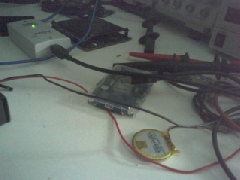
#> input picture scripts/MSX-Test/images/RGB.png, 240 x 180 px
$ python app.py   (older library calls are emulated)
#> lines starting #> are read from the running program, lines starting #| are printed output that depends on the picture
"""
MSX (Multi-Spectral Dynamic Imaging) - FLIR-style edge overlay.

How FLIR MSX works (and how this differs from a plain dark-line overlay)
------------------------------------------------------------------------
A naive approach draws Canny edges as black lines on top of the thermal
image.  That looks artificial because the lines are binary (on/off) and
always black, regardless of the thermal background.

FLIR MSX uses a SIGNED Sobel-gradient emboss technique instead:
  1. Compute Sobel gradients Gx, Gy from the visible-light image.
  2. Project the gradient onto a simulated light direction:
         emboss = Gx * cos(angle) + Gy * sin(angle)
     Result: +1 on the "lit" slope of an edge, -1 on the "shadow" slope.
  3. Add the signed emboss to every channel of the thermal image:
         MSX = clip(thermal + strength * emboss)

Because the addition is signed and averages to zero across each edge,
the thermal palette is preserved.  Edges appear as a bright/dark relief
("engraving") rather than flat black lines.

Optional Canny mask: when Canny threshold > 0 the emboss is zeroed in
areas without real edges, reducing noise in smooth regions.

Camera geometry
---------------
  RGB camera  : HFOV = 72 deg
  Thermal cam : HFOV = 57 deg
  Baseline    : 11.2 mm (horizontal separation)

Controls (trackbars)
--------------------
  Distance (cm)  - estimated subject distance (drives parallax correction)
  H-offset fine  - manual horizontal fine-tuning [+- 40 px]
  V-offset fine  - manual vertical   fine-tuning [+- 40 px]
  Strength %     - overlay intensity (0 = off, 100 = +-80 intensity levels)
  Light angle    - emboss illumination direction [0-360 deg]
                   45 deg (top-left) is the classic FLIR-like look.
  Sigma x10      - Gaussian pre-blur sigma * 10 (e.g. 10 -> sigma=1.0)
                   Lower = finer texture; higher = only large edges.
  Canny thresh   - Canny low threshold; 0 disables the Canny mask entirely.

Keys
----
  S     - save msx_output.png
  Q/Esc - quit
"""

import math
import os

import cv2
import numpy as np

# ---------------------------------------------------------------------------
# Camera geometry
# ---------------------------------------------------------------------------
RGB_HFOV_DEG     = 72.0   # horizontal FOV of the visible camera [deg]
THERMAL_HFOV_DEG = 57.0   # horizontal FOV of the thermal camera [deg]
BASELINE_MM      = 11.2   # lateral camera separation [mm]

# ---------------------------------------------------------------------------
# File paths
# ---------------------------------------------------------------------------
SCRIPT_DIR   = os.path.dirname(os.path.abspath(__file__))
RGB_PATH     = os.path.join(SCRIPT_DIR, "images", "RGB.png")
THERMAL_PATH = os.path.join(SCRIPT_DIR, "images", "Thermal.png")
OUTPUT_PATH  = os.path.join(SCRIPT_DIR, "msx_output.png")

# ---------------------------------------------------------------------------
# Load images
# ---------------------------------------------------------------------------
_rgb_orig     = cv2.imread(RGB_PATH)
#> _rgb_orig is the input picture: shape (180, 240, 3); mean B, G, R 106.1, 109.5, 103.1
_thermal_orig = cv2.imread(THERMAL_PATH)
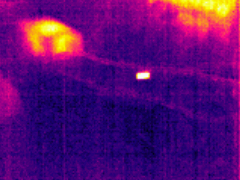
#> input picture scripts/MSX-Test/images/Thermal.png, 240 x 180 px
#> _thermal_orig is the input picture: shape (180, 240, 3); mean B, G, R 114.9, 12, 91.4

if _rgb_orig is None or _thermal_orig is None:
    raise FileNotFoundError("Could not load images from the 'images' folder.")

T_H, T_W = _thermal_orig.shape[:2]   # thermal resolution (reference size)
#> T_H = 180; T_W = 240
R_H, R_W = _rgb_orig.shape[:2]
#> R_H = 180; R_W = 240

# ---------------------------------------------------------------------------
# Focal lengths [px]:  f = W / (2 * tan(HFOV/2))
# ---------------------------------------------------------------------------
F_RGB     = R_W / (2.0 * math.tan(math.radians(RGB_HFOV_DEG     / 2.0)))
#> F_RGB = 165.2
F_THERMAL = T_W / (2.0 * math.tan(math.radians(THERMAL_HFOV_DEG / 2.0)))
#> F_THERMAL = 221

# ---------------------------------------------------------------------------
# Pre-warp: crop RGB to the angular extent of the thermal FOV, then rescale.
#   crop_w = 2 * F_RGB * tan(THERMAL_HFOV/2)
# ---------------------------------------------------------------------------
crop_w = int(round(2.0 * F_RGB * math.tan(math.radians(THERMAL_HFOV_DEG / 2.0))))
#> crop_w = 179
crop_h = int(round(crop_w * (T_H / T_W)))
#> crop_h = 134

crop_w = min(crop_w, R_W)
crop_h = min(crop_h, R_H)

cx0 = (R_W - crop_w) // 2
#> cx0 = 30
cy0 = (R_H - crop_h) // 2
#> cy0 = 23

_rgb_cropped = _rgb_orig[cy0 : cy0 + crop_h, cx0 : cx0 + crop_w]
_rgb_scaled  = cv2.resize(_rgb_cropped, (T_W, T_H), interpolation=cv2.INTER_AREA)
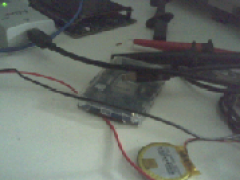
#> _rgb_scaled: shape (180, 240, 3); mean B, G, R 105.2, 111, 104.9

print("RGB     : {}x{}  f={:.1f} px".format(R_W, R_H, F_RGB))
#| RGB     : 240x180  f=165.2 px
print("Thermal : {}x{}  f={:.1f} px".format(T_W, T_H, F_THERMAL))
#| Thermal : 240x180  f=221.0 px
print("RGB crop for thermal FOV: {}x{}  -> rescaled to {}x{}".format(
      crop_w, crop_h, T_W, T_H))
#| RGB crop for thermal FOV: 179x134  -> rescaled to 240x180


# ---------------------------------------------------------------------------
# MSX core
# ---------------------------------------------------------------------------
def compute_msx(
    rgb_scaled,
    thermal,
    dist_mm,
    h_fine,
    v_fine,
    strength_pct,
    light_angle_deg,
    sigma10,
    canny_thresh,
):
    """
    Returns (msx_image, rgb_aligned, emboss_vis).

    Parallax model
    --------------
    Horizontal shift in thermal pixels for a baseline B and distance D:
        dx = B * F_thermal / D
    The sign assumes the RGB camera is to the right of the thermal camera.
    """
    h, w = thermal.shape[:2]

    # -- 1. Parallax-correct the pre-warped RGB --------------------------------
    parallax_px = (BASELINE_MM * F_THERMAL / dist_mm) if dist_mm > 0.0 else 0.0
    dx = int(round(parallax_px)) + h_fine
    dy = v_fine

    M = np.float32([[1, 0, dx], [0, 1, dy]])
    rgb_aligned = cv2.warpAffine(
        rgb_scaled, M, (w, h),
        flags=cv2.INTER_LINEAR,
        borderMode=cv2.BORDER_REPLICATE,
    )

    # -- 2. Grayscale + Gaussian pre-blur -------------------------------------
    sigma       = max(0.1, sigma10 / 10.0)
    gray        = cv2.cvtColor(rgb_aligned, cv2.COLOR_BGR2GRAY).astype(np.float32)
    gray_smooth = cv2.GaussianBlur(gray, (0, 0), sigma)

    # -- 3. Sobel gradients ---------------------------------------------------
    gx = cv2.Sobel(gray_smooth, cv2.CV_32F, 1, 0, ksize=3)
    gy = cv2.Sobel(gray_smooth, cv2.CV_32F, 0, 1, ksize=3)

    # -- 4. Project onto light direction (signed emboss) ----------------------
    #   emboss = Gx * cos(angle) + Gy * sin(angle)
    #   Positive on the "lit" slope, negative on the "shadow" slope.
    angle_rad = math.radians(light_angle_deg)
    emboss    = gx * math.cos(angle_rad) + gy * math.sin(angle_rad)

    # -- 5. Optional Canny mask -----------------------------------------------
    #   Zeroes the emboss in areas without real edges, reducing gradient noise
    #   in textured regions (fabric, wood grain, etc.).
    if canny_thresh > 0:
        gray_u8   = np.clip(gray_smooth, 0, 255).astype(np.uint8)
        edges     = cv2.Canny(gray_u8, canny_thresh, canny_thresh * 2)
        edges_dil = cv2.dilate(edges, np.ones((3, 3), np.uint8), iterations=1)
        emboss    = emboss * (edges_dil.astype(np.float32) / 255.0)

    # -- 6. Normalize using the 99th percentile of |emboss| -------------------
    #   Clips outlier gradients so the mean edge has close to full strength.
    p99 = float(np.percentile(np.abs(emboss), 99))
    if p99 > 1e-6:
        emboss = emboss / p99
    emboss = np.clip(emboss, -1.0, 1.0)

    # -- 7. Add signed emboss to thermal --------------------------------------
    #   strength_pct = 100 -> max +-80 intensity levels added to thermal.
    #   Signed addition preserves the mean thermal value per edge (it just
    #   adds contrast), unlike multiplicative darkening which shifts the mean.
    strength_px = strength_pct / 100.0 * 80.0
    thermal_f   = thermal.astype(np.float32)
    msx         = np.clip(
        thermal_f + strength_px * emboss[:, :, np.newaxis],
        0.0, 255.0,
    ).astype(np.uint8)

    # Visualise emboss: map [-1, 1] -> [0, 255] grey image for the debug panel
    emboss_vis = np.clip(emboss * 127.0 + 128.0, 0, 255).astype(np.uint8)
    emboss_vis = cv2.cvtColor(emboss_vis, cv2.COLOR_GRAY2BGR)

    return msx, rgb_aligned, emboss_vis


# ---------------------------------------------------------------------------
# GUI
# ---------------------------------------------------------------------------
WIN = "MSX - Q/Esc: quit | S: save"
cv2.namedWindow(WIN, cv2.WINDOW_NORMAL)
cv2.resizeWindow(WIN, T_W * 4, T_H + 120)

cv2.createTrackbar("Distance (cm)",  WIN,  50, 500, lambda _: None)

FINE_CENTRE = 40
cv2.createTrackbar("H-offset fine",  WIN, FINE_CENTRE, FINE_CENTRE * 2, lambda _: None)
cv2.createTrackbar("V-offset fine",  WIN, FINE_CENTRE, FINE_CENTRE * 2, lambda _: None)

cv2.createTrackbar("Strength %",     WIN,  60, 100, lambda _: None)
# 45 deg = top-left illumination (classic engraving look)
cv2.createTrackbar("Light angle",    WIN,  45, 360, lambda _: None)
# Sigma * 10: value 10 -> sigma=1.0 px
cv2.createTrackbar("Sigma x10",      WIN,  10,  50, lambda _: None)
# Canny low threshold; 0 = no Canny mask (pure gradient emboss)
cv2.createTrackbar("Canny thresh",   WIN,   0, 150, lambda _: None)


def get_tb(name):
    return cv2.getTrackbarPos(name, WIN)


FONT       = cv2.FONT_HERSHEY_SIMPLEX
LABEL_SCALE = 0.45
LABEL_Y    = T_H - 6
#> LABEL_Y = 174


def put_label(img, text, x):
    cv2.putText(img, text, (x + 4, LABEL_Y), FONT, LABEL_SCALE, (0, 0, 0), 2)
    cv2.putText(img, text, (x + 4, LABEL_Y), FONT, LABEL_SCALE, (220, 220, 220), 1)


while True:
    dist_cm         = max(1, get_tb("Distance (cm)"))
    h_fine          = get_tb("H-offset fine") - FINE_CENTRE
    v_fine          = get_tb("V-offset fine") - FINE_CENTRE
    strength_pct    = get_tb("Strength %")
    light_angle_deg = get_tb("Light angle")
    sigma10         = max(1, get_tb("Sigma x10"))
    canny_thresh    = get_tb("Canny thresh")

    msx, rgb_aligned, emboss_vis = compute_msx(
        _rgb_scaled, _thermal_orig,
        dist_mm         = dist_cm * 10.0,
        h_fine          = h_fine,
        v_fine          = v_fine,
        strength_pct    = strength_pct,
        light_angle_deg = light_angle_deg,
        sigma10         = sigma10,
        canny_thresh    = canny_thresh,
    )
#> in compute_msx, `gray        = cv2.cvtColor(rgb_aligned, cv2.COLOR_BGR2GRAY).astype(np...`:
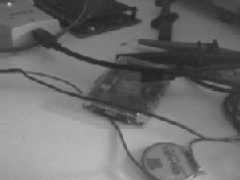
#> gray: shape (180, 240) float32; min 28, max 212, mean 109.5
#> in compute_msx, `gx = cv2.Sobel(gray_smooth, cv2.CV_32F, 1, 0, ksize=3)`:
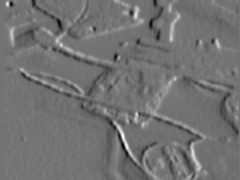
#> gx: shape (180, 240) float32; min -160.1, max 193.3, mean -1.7; drawn with min black and max white
#> in compute_msx, `emboss    = gx * math.cos(angle_rad) + gy * math.sin(angle_rad)`:
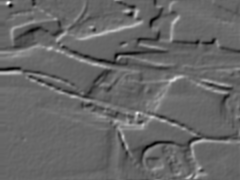
#> emboss: shape (180, 240) float32; min -143.5, max 213.9, mean 1.5; drawn with min black and max white
#> in compute_msx, `p99 = float(np.percentile(np.abs(emboss), 99))`: p99 = 102.6
#> in compute_msx, `emboss = np.clip(emboss, -1.0, 1.0)`:
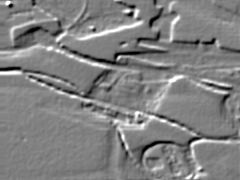
#> emboss: shape (180, 240) float32; min -1, max 1, mean 0.0145; drawn with min black and max white

    display = np.hstack([rgb_aligned, _thermal_orig, emboss_vis, msx])
    put_label(display, "RGB (aligned)", 0)
    put_label(display, "Thermal",       T_W)
    put_label(display, "Emboss map",    T_W * 2)
    put_label(display, "MSX",           T_W * 3)
#> in put_label (call 4), `cv2.putText(img, text, (x + 4, LABEL_Y), FONT, LABEL_SCALE, (220, 220,..`: img: shape (180, 960, 3); mean B, G, R 115.7, 66.9, 104

    parallax_px = int(round(BASELINE_MM * F_THERMAL / (dist_cm * 10.0))) + h_fine
#> parallax_px = 5
    info = "dist={}cm  parallax={:+d}px  angle={}deg  sigma={:.1f}  canny={}".format(
        dist_cm, parallax_px, light_angle_deg, sigma10 / 10.0, canny_thresh
    )
    cv2.putText(display, info, (4, 14), FONT, 0.4, (0, 0, 0), 2)
    cv2.putText(display, info, (4, 14), FONT, 0.4, (200, 255, 200), 1)
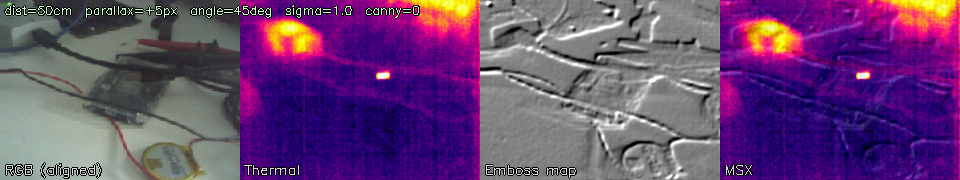
#> display: shape (180, 960, 3); mean B, G, R 115.2, 67.5, 103.5

    cv2.imshow(WIN, display)

    key = cv2.waitKey(30) & 0xFF
#> (key q is pressed here)
    if key in (ord('q'), 27):
        break
    elif key == ord('s'):
        cv2.imwrite(OUTPUT_PATH, msx)
        print("Saved -> {}".format(OUTPUT_PATH))

cv2.destroyAllWindows()
